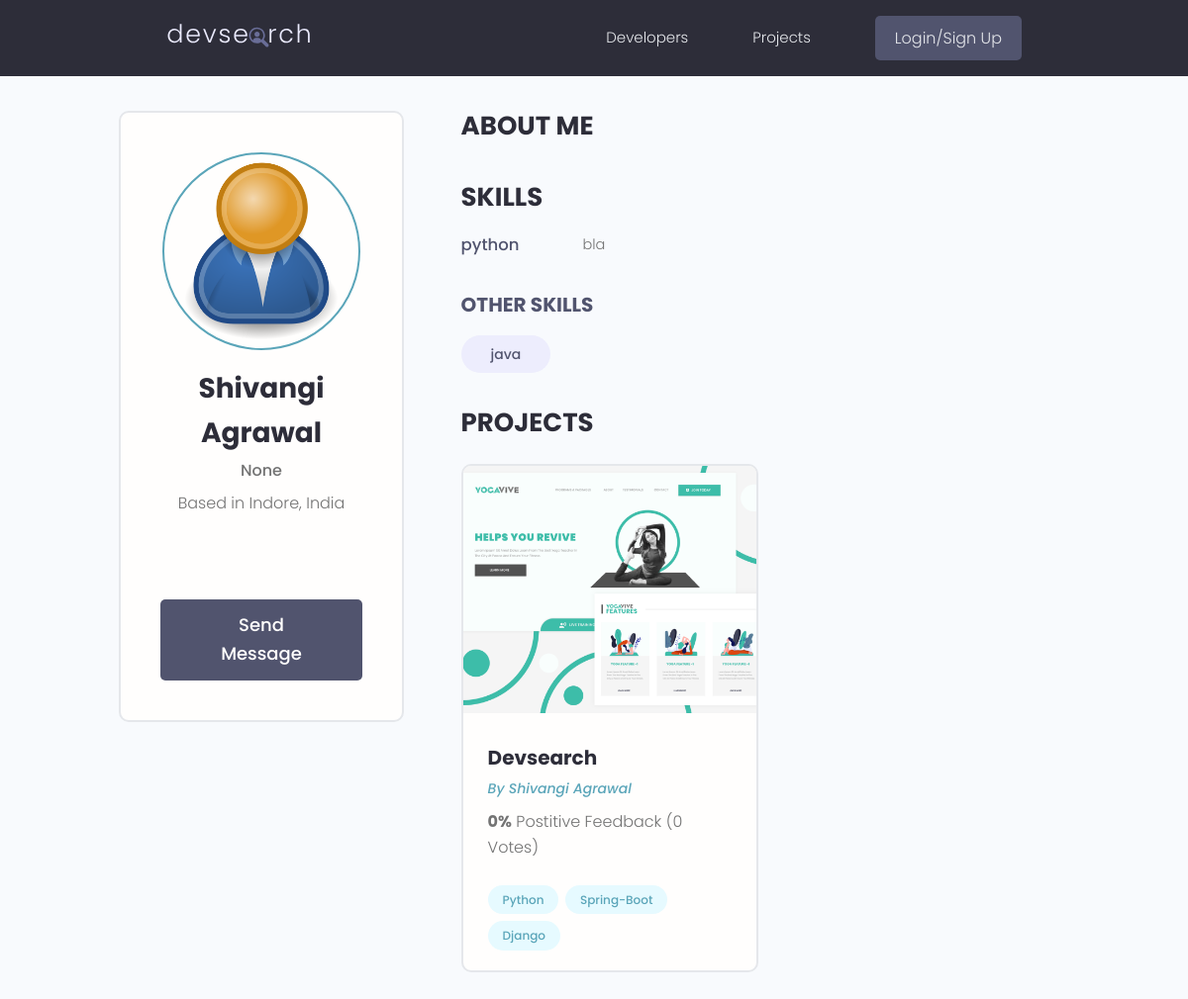
/profile/052ff975736f47c886506fc7afad8352/, run on the app's committed database.
### users/models.py (models this page shows, shortened)
class Profile(models.Model):
    user = models.OneToOneField(
        User, on_delete=models.CASCADE, null=True, blank=True)
    name = models.CharField(max_length=200, blank=True, null=True)
    email = models.EmailField(max_length=500, blank=True, null=True)
    username = models.CharField(max_length=200, blank=True, null=True)
    location = models.CharField(max_length=200, blank=True, null=True)
    short_intro = models.CharField(max_length=200, blank=True, null=True)
    bio = models.TextField(blank=True, null=True)
    profile_image = models.ImageField(
        null=True, blank=True, upload_to='profiles/', default="profiles/user-default.png")
    social_github = models.CharField(max_length=200, blank=True, null=True)
    social_twitter = models.CharField(max_length=200, blank=True, null=True)
    social_linkedin = models.CharField(max_length=200, blank=True, null=True)
    social_youtube = models.CharField(max_length=200, blank=True, null=True)
    social_website = models.CharField(max_length=200, blank=True, null=True)
    created = models.DateTimeField(auto_now_add=True)
    id = models.UUIDField(default=uuid.uuid4, unique=True,
                          primary_key=True, editable=False)
    class Meta:
        ordering = ['created']
    @property
    def imageURL(self):
        try:
            url = self.profile_image.url
        except:
            url = ''
        return url

class Skill(models.Model):
    owner = models.ForeignKey(
        Profile, on_delete=models.CASCADE, null=True, blank=True)
    name = models.CharField(max_length=200, blank=True, null=True)
    description = models.TextField(null=True, blank=True)
    created = models.DateTimeField(auto_now_add=True)
    id = models.UUIDField(default=uuid.uuid4, unique=True,
                          primary_key=True, editable=False)
    def __str__(self):
        return str(self.name)

### projects/models.py (models this page shows, shortened)
class Project(models.Model):
    owner = models.ForeignKey(
        Profile, null=True, blank=True, on_delete=models.CASCADE)
    title = models.CharField(max_length=200)
    description = models.TextField(null=True, blank=True)
    featured_image = models.ImageField(
        null=True, blank=True, default="default.jpg")
    demo_link = models.CharField(max_length=2000, null=True, blank=True)
    source_link = models.CharField(max_length=2000, null=True, blank=True)
    tags = models.ManyToManyField('Tag', blank=True)
    vote_total = models.IntegerField(default=0, null=True, blank=True)
    vote_ratio = models.IntegerField(default=0, null=True, blank=True)
    created = models.DateTimeField(auto_now_add=True)
    id = models.UUIDField(default=uuid.uuid4, unique=True,
                          primary_key=True, editable=False)
    class Meta:
        ordering = ['-vote_ratio', '-vote_total', 'title']
    @property
    def imageURL(self):
        try:
            url = self.featured_image.url
        except:
            url = ''
        return url

class Tag(models.Model):
    name = models.CharField(max_length=200)
    created = models.DateTimeField(auto_now_add=True)
    id = models.UUIDField(default=uuid.uuid4, unique=True,
                          primary_key=True, editable=False)
    def __str__(self):
        return self.name

### users/views.py (the view)
# urls.py: path('profile/<str:pk>/', views.userProfile, name="user-profile"),
def userProfile(request, pk):
    profile = Profile.objects.get(id=pk)
    topSkills = profile.skill_set.exclude(description__exact="")
    otherSkills = profile.skill_set.filter(description="")
    context = {'profile': profile, 'topSkills': topSkills,
               "otherSkills": otherSkills}
    return render(request, 'users/user-profile.html', context)

### users/templates/users/user-profile.html (shortened to what this page needs)
{% extends 'main.html' %}
{% block content %}
<main class="profile my-md">
    <div class="container">
        <div class="layout">
            <div class="column column--1of3">
                <div class="card text-center">
                    <div class="card__body dev">
                        <img class="avatar avatar--xl" src="{{ profile.imageURL }}" />
                        <h2 class="dev__name">{{profile.name}}</h2>
                        <p class="dev__title">{{profile.short_intro}}</p>
                        <p class="dev__location">Based in {{profile.location}}</p>
                        <ul class="dev__social">
                        </ul>
                        {% if request.user.profile.id != profile.id %}
                        <a href="{% url 'create-message' profile.id %}" class="btn btn--sub btn--lg">Send Message </a>
                        {% endif %}
                    </div>
                </div>
            </div>
            <div class="column column--2of3">
                <div class="devInfo">
                    <h3 class="devInfo__title">About Me</h3>
                </div>
                <div class="devInfo">
                    <h3 class="devInfo__title">Skills</h3>
                    <div class="devInfo__skills">
                        {% for skill in topSkills %}
                        <div class="devSkill">
                            <h4 class="devSkill__title">{{skill.name}}</h4>
                            <p class="devSkill__info">{{skill.description}}</p>
                        </div>
                        {% endfor %}
                        <h3 class="devInfo__subtitle">Other Skills</h3>
                        <div class="devInfo__otherSkills">
                            {% for skill in otherSkills %}
                            <span class="tag tag--pill tag--sub tag--lg">
                                <small>{{skill}}</small>
                            </span>
                            {% endfor %}
                        </div>
                    </div>
                </div>
                <div class="devInfo">
                    <h3 class="devInfo__title">Projects</h3>
                    <div class="grid grid--two">
                        {% for project in profile.project_set.all %}
                        <div class="column">
                            <div class="card project">
                                <a href="{% url 'project' project.id %}" class="project">
                                    <img class="project__thumbnail" src="{{project.imageURL}}"
                                        alt="project thumbnail" />
                                    <div class="card__body">
                                        <h3 class="project__title">{{project.title}}</h3>
                                        <p><a class="project__author"
                                                href="{% url 'user-profile' project.owner.id %}">By
                                                {{project.owner.name}}</a>
                                        </p>
                                        <p class="project--rating">
                                            <span style="font-weight: bold;">{{project.vote_ratio}}%</span> Postitive
                                            Feedback ({{project.vote_total}} Vote{{project.vote_total|pluralize:"s"}})
                                        </p>
                                        <div class="project__tags">
                                            {% for tag in project.tags.all %}
                                            <span class="tag tag--pill tag--main">
                                                <small>{{tag}}</small>
                                            </span>
                                            {% endfor %}
                                        </div>
                                    </div>
                                </a>
                            </div>
                        </div>
                        {% endfor %}
                    </div>
                </div>
            </div>
        </div>
    </div>
</main>
{% endblock content %}

### static/styles/app.css (style rules this page uses)
:root { --color-sub: #2d2d39; }
.btn--sub { background-color: var(--color-sub-light); }
.card { border: 2px solid var(--color-light); }
img { width: 100%; }
.profile .card > .dev { padding: 4rem; }
.dev__name { color: var(--color-sub); font-size: 2.8rem; font-weight: 700; margin-top: 1rem; margin-bottom: 0.5rem; }
.dev__title { font-size: 1.6rem; font-weight: 500; line-height: 1.3; }
.dev__location { margin-top: 1rem; }
.dev__social { margin: 3rem 0; list-style: none; display: flex; justify-content: center; gap: 1.5rem; }
.devInfo { margin-bottom: 3rem; }
.devInfo__title, .devInfo__subtitle { font-size: 2.6rem; color: var(--color-sub); text-transform: uppercase; font-weight: 700; margin-bottom: 1.5rem; }
.devInfo__subtitle { font-size: 2rem; color: var(--color-sub-light); }
.devInfo__about, .devSkill__info { font-size: 1.45rem; line-height: 1.7; text-align: justify; }
.devSkill { margin-bottom: 3rem; }
.devSkill__title { font-size: 1.65rem; font-weight: 500; color: var(--color-sub-light); }
@media screen and (min-width: 700px) { .devSkill { display: flex; justify-content: space-between; gap: 3rem; } }
@media screen and (min-width: 700px) { .devSkill__info { flex-basis: 80%; } }
.project__author { font-size: 1.4rem; font-style: italic; }
.project--rating { margin-bottom: 1.6em; margin-top: .5em; }
.project__thumbnail { height: 25rem; object-fit: cover; object-position: top center; }
.project__title { font-size: 2rem; font-weight: 700; color: var(--color-sub); }

### static/uikit/styles/modules/_variables.css (style rules this page uses)
:root { --color-main: #5aa5b9; --color-main-light: #e6faff; --color-sub: #3f4156; --color-sub-light: #51546e; --color-sub-lighter: #ededfd; --color-text: #737373; --color-gray: #8b8b8b; --color-light: #e5e7eb; --color-light-gray: #767676; --color-bg: #f8fafd; --color-white: #fffefd; --color-white-light: #f3f3f3; --color-success: #359e64; --color-success-bg: #def8e8; --color-error: #fc4b0b; --color-error-bg: #fff2ee; --font-base: 'Poppins', arial, helvetica, 'Segoe UI', roboto, ubuntu, sans-serif; --font-monospace: 'Fira Code', 'Courier New', courier, monospace; --font-regular: 300; --font-medium: 500; --font-bold: 700; --generic-shadow: 1px 1px 5px #00000010; --generic-transition: all 0.3s ease-in-out; }

### static/uikit/styles/modules/_base.css (style rules this page uses)
* { margin: 0; padding: 0; box-sizing: border-box; text-rendering: optimizeLegibility; color: inherit; font-size: inherit; }
html { font-size: 50%; }
@media only screen and (min-width: 480px) { html { font-size: 56.25%; } }
@media only screen and (min-width: 1200px) { html { font-size: 62.5%; } }
body { line-height: 1.6; font-weight: 400; font-size: 1.5rem; color: var(--color-text); background-color: var(--color-bg); min-height: 100vh; }

### static/uikit/styles/modules/_typography.css (style rules this page uses)
* { font-family: var(--font-base); }
h2 { font-size: 3.6rem; font-weight: var(--font-bold); }
h3 { font-size: 3.2rem; font-weight: var(--font-medium); }
h4 { font-size: 2.8rem; font-weight: var(--font-medium); }
p, span, strong { font-size: 1.6rem; color: var(--color-text); font-weight: var(--font-regular); }
a { padding-bottom: 2px; text-decoration: none; display: inline-block; color: var(--color-main); font-weight: var(--font-medium); }

### static/uikit/styles/modules/_utilities.css (style rules this page uses)
.container { width: 92%; max-width: 165rem; margin: 0 auto; box-sizing: border-box; }
@media screen and (min-width: 1000px) { .container { width: 90%; } }
@media screen and (min-width: 1200px) { .container { width: 80%; } }
.text-center { text-align: center; }
.my-md { margin: 3rem auto; }

### static/uikit/styles/modules/_avatar.css (style rules this page uses)
.avatar { border-radius: 50%; border: 2px solid var(--color-main); object-fit: cover; }
.avatar--xl { height: 20rem; width: 20rem; }

### static/uikit/styles/modules/_button.css (style rules this page uses)
.btn { display: inline-block; position: relative; cursor: pointer; background-color: var(--color-light); font-weight: var(--font-medium); color: var(--color-sub); text-decoration: none; padding: 1rem 2rem; border-radius: 0.5rem; border: none; width: -webkit-fit-content; width: -moz-fit-content; width: fit-content; height: -webkit-fit-content; height: -moz-fit-content; height: fit-content; font-size: 1.6rem; outline-width: 0; outline-color: transparent; -webkit-backface-visibility: hidden; backface-visibility: hidden; transition: all 0.3s ease-in-out; }
.btn--sub { background-color: var(--color-sub); color: var(--color-white); }
.btn--lg { font-size: 1.8rem; padding: 1.2rem 4.5rem; }

### static/uikit/styles/modules/_card.css (style rules this page uses)
.card { border-radius: 1rem; background-color: var(--color-white); border: 1.5px solid var(--color-light); width: auto; height: auto; margin-top: 0.5rem; margin-bottom: 0.5rem; overflow: hidden; }
.card__body, .card__header { padding: 2rem 2.5rem; }

### data on the page
Profile: imageURL (placeholder picture), name "Shivangi Agrawal", short_intro "None", location "Indore, India"
Skill: name "python", description "bla"
Skill: name "java"
Project: imageURL (picture), title "Devsearch", owner.name "Shivangi Agrawal", vote_ratio "0", vote_total "0"
Tag: name "Python"
Tag: name "Spring-Boot"
Tag: name "Django"
